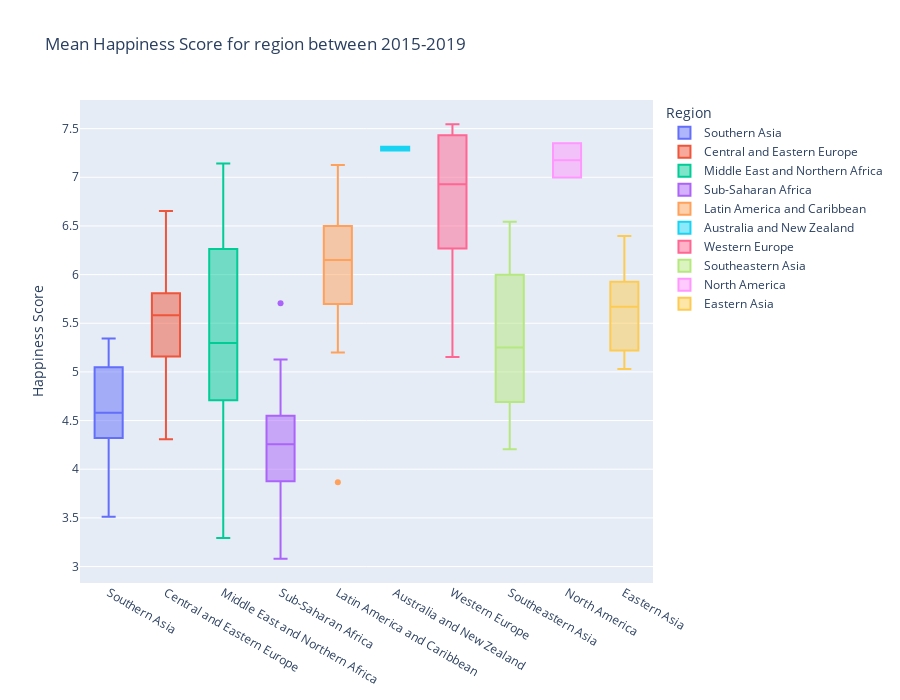

Notebook cell for this chart:
### Code cell
# Plotly plot version
fig = px.box(df_hs_region, x="Region", y="Happiness_Score",
                        width=900, height=700, # Figure size
                        title = "Mean Happiness Score for region between 2015-2019",
                        color = "Region",
                        labels= {
                            "Happiness_Score" : "Happiness Score"
                        })

# Remove the x axis name
fig.update_layout(xaxis_title=None)

fig.show()

### Figure 1 — Plotly figure (JSON) as saved in the notebook; plotly's stock layout.template omitted (floating-point values rounded to 4 significant figures)
{"data": [{"alignmentgroup": "True", "hovertemplate": "Region=%{x}<br>Happiness Score=%{y}<extra></extra>", "legendgroup": "Southern Asia", "marker": {"color": "#636efa"}, "name": "Southern Asia", "notched": false, "offsetgroup": "Southern Asia", "orientation": "v", "showlegend": true, "type": "box", "x": ["Southern Asia", "Southern Asia", "Southern Asia", "Southern Asia", "Southern Asia", "Southern Asia", "Southern Asia"], "x0": " ", "xaxis": "x", "y": [3.513, 4.58, 5.125, 4.298, 4.812, 5.344, 4.393], "y0": " ", "yaxis": "y"}, {"alignmentgroup": "True", "hovertemplate": "Region=%{x}<br>Happiness Score=%{y}<extra></extra>", "legendgroup": "Central and Eastern Europe", "marker": {"color": "#EF553B"}, "name": "Central and Eastern Europe", "notched": false, "offsetgroup": "Central and Eastern Europe", "orientation": "v", "showlegend": true, "type": "box", "x": ["Central and Eastern Europe", "Central and Eastern Europe", "Central and Eastern Europe", "Central and Eastern Europe", "Central and Eastern Europe", "Central and Eastern Europe", "Central and Eastern Europe", "Central and Eastern Europe", "Central and Eastern Europe", "Central and Eastern Europe", "Central and Eastern Europe", "Central and Eastern Europe", "Central and Eastern Europe", "Central and Eastern Europe", "Central and Eastern Europe", "Central and Eastern Europe", "Central and Eastern Europe", "Central and Eastern Europe", "Central and Eastern Europe", "Central and Eastern Europe", "Central and Eastern Europe", "Central and Eastern Europe", "Central and Eastern Europe", "Central and Eastern Europe", "Central and Eastern Europe", "Central and Eastern Europe", "Central and Eastern Europe", "Central and Eastern Europe", "Central and Eastern Europe"], "x0": " ", "xaxis": "x", "y": [4.713, 4.393, 5.229, 5.598, 5.162, 4.619, 5.459, 6.655, 5.638, 4.339, 5.329, 5.838, 5.606, 5.173, 5.676, 5.93, 5.152, 5.759, 5.292, 5.981, 5.698, 5.799, 5.339, 6.108, 5.888, 5.098, 5.582, 4.307, 6.046], "y0": " ", "yaxis": "y"}, {"alignmentgroup": "True", "hovertemplate": "Region=%{x}<br>Happiness Score=%{y}<extra></extra>", "legendgroup": "Middle East and Northern Africa", "marker": {"color": "#00cc96"}, "name": "Middle East and Northern Africa", "notched": false, "offsetgroup": "Middle East and Northern Africa", "orientation": "v", "showlegend": true, "type": "box", "x": ["Middle East and Northern Africa", "Middle East and Northern Africa", "Middle East and Northern Africa", "Middle East and Northern Africa", "Middle East and Northern Africa", "Middle East and Northern Africa", "Middle East and Northern Africa", "Middle East and Northern Africa", "Middle East and Northern Africa", "Middle East and Northern Africa", "Middle East and Northern Africa", "Middle East and Northern Africa", "Middle East and Northern Africa", "Middle East and Northern Africa", "Middle East and Northern Africa", "Middle East and Northern Africa", "Middle East and Northern Africa", "Middle East and Northern Africa", "Middle East and Northern Africa", "Middle East and Northern Africa"], "x0": " ", "xaxis": "x", "y": [5.668, 6.114, 4.375, 4.689, 4.528, 7.142, 5.18, 6.149, 5.15, 5.597, 5.172, 6.853, 4.737, 6.422, 6.376, 3.292, 4.728, 5.415, 6.744, 3.626], "y0": " ", "yaxis": "y"}, {"alignmentgroup": "True", "hovertemplate": "Region=%{x}<br>Happiness Score=%{y}<extra></extra>", "legendgroup": "Sub-Saharan Africa", "marker": {"color": "#ab63fa"}, "name": "Sub-Saharan Africa", "notched": false, "offsetgroup": "Sub-Saharan Africa", "orientation": "v", "showlegend": true, "type": "box", "x": ["Sub-Saharan Africa", "Sub-Saharan Africa", "Sub-Saharan Africa", "Sub-Saharan Africa", "Sub-Saharan Africa", "Sub-Saharan Africa", "Sub-Saharan Africa", "Sub-Saharan Africa", "Sub-Saharan Africa", "Sub-Saharan Africa", "Sub-Saharan Africa", "Sub-Saharan Africa", "Sub-Saharan Africa", "Sub-Saharan Africa", "Sub-Saharan Africa", "Sub-Saharan Africa", "Sub-Saharan Africa", "Sub-Saharan Africa", "Sub-Saharan Africa", "Sub-Saharan Africa", "Sub-Saharan Africa", "Sub-Saharan Africa", "Sub-Saharan Africa", "Sub-Saharan Africa", "Sub-Saharan Africa", "Sub-Saharan Africa", "Sub-Saharan Africa", "Sub-Saharan Africa", "Sub-Saharan Africa", "Sub-Saharan Africa", "Sub-Saharan Africa", "Sub-Saharan Africa", "Sub-Saharan Africa", "Sub-Saharan Africa", "Sub-Saharan Africa", "Sub-Saharan Africa", "Sub-Saharan Africa", "Sub-Saharan Africa", "Sub-Saharan Africa", "Sub-Saharan Africa", "Sub-Saharan Africa", "Sub-Saharan Africa", "Sub-Saharan Africa", "Sub-Saharan Africa"], "x0": " ", "xaxis": "x", "y": [3.872, 3.901, 3.83, 4.074, 3.079, 4.696, 3.134, 4.003, 3.962, 4.377, 4.346, 4.369, 4.423, 4.408, 4.536, 3.854, 4.273, 4.449, 4.079, 3.839, 3.745, 3.883, 4.219, 4.355, 5.707, 4.601, 4.557, 4.105, 5.127, 3.439, 4.394, 4.559, 5.06, 5.057, 5.057, 4.675, 3.383, 4.242, 4.54, 3.466, 3.544, 4.02, 4.584, 4.007], "y0": " ", "yaxis": "y"}, {"alignmentgroup": "True", "hovertemplate": "Region=%{x}<br>Happiness Score=%{y}<extra></extra>", "legendgroup": "Latin America and Caribbean", "marker": {"color": "#FFA15A"}, "name": "Latin America and Caribbean", "notched": false, "offsetgroup": "Latin America and Caribbean", "orientation": "v", "showlegend": true, "type": "box", "x": ["Latin America and Caribbean", "Latin America and Caribbean", "Latin America and Caribbean", "Latin America and Caribbean", "Latin America and Caribbean", "Latin America and Caribbean", "Latin America and Caribbean", "Latin America and Caribbean", "Latin America and Caribbean", "Latin America and Caribbean", "Latin America and Caribbean", "Latin America and Caribbean", "Latin America and Caribbean", "Latin America and Caribbean", "Latin America and Caribbean", "Latin America and Caribbean", "Latin America and Caribbean", "Latin America and Caribbean", "Latin America and Caribbean", "Latin America and Caribbean", "Latin America and Caribbean", "Latin America and Caribbean", "Latin America and Caribbean", "Latin America and Caribbean"], "x0": " ", "xaxis": "x", "y": [6.459, 5.956, 5.813, 6.658, 6.589, 6.34, 7.126, 5.199, 5.992, 6.124, 6.344, 3.866, 5.241, 5.662, 6.725, 6.027, 6.538, 5.667, 5.728, 7.039, 6.269, 6.178, 6.431, 5.531], "y0": " ", "yaxis": "y"}, {"alignmentgroup": "True", "hovertemplate": "Region=%{x}<br>Happiness Score=%{y}<extra></extra>", "legendgroup": "Australia and New Zealand", "marker": {"color": "#19d3f3"}, "name": "Australia and New Zealand", "notched": false, "offsetgroup": "Australia and New Zealand", "orientation": "v", "showlegend": true, "type": "box", "x": ["Australia and New Zealand", "Australia and New Zealand"], "x0": " ", "xaxis": "x", "y": [7.276, 7.313], "y0": " ", "yaxis": "y"}, {"alignmentgroup": "True", "hovertemplate": "Region=%{x}<br>Happiness Score=%{y}<extra></extra>", "legendgroup": "Western Europe", "marker": {"color": "#FF6692"}, "name": "Western Europe", "notched": false, "offsetgroup": "Western Europe", "orientation": "v", "showlegend": true, "type": "box", "x": ["Western Europe", "Western Europe", "Western Europe", "Western Europe", "Western Europe", "Western Europe", "Western Europe", "Western Europe", "Western Europe", "Western Europe", "Western Europe", "Western Europe", "Western Europe", "Western Europe", "Western Europe", "Western Europe", "Western Europe", "Western Europe", "Western Europe", "Western Europe", "Western Europe"], "x0": " ", "xaxis": "x", "y": [7.142, 6.921, 5.733, 7.546, 7.538, 6.515, 6.929, 5.152, 7.511, 6.964, 6.022, 6.936, 6.534, 7.405, 5.766, 7.541, 5.305, 6.351, 7.319, 7.511, 6.91], "y0": " ", "yaxis": "y"}, {"alignmentgroup": "True", "hovertemplate": "Region=%{x}<br>Happiness Score=%{y}<extra></extra>", "legendgroup": "Southeastern Asia", "marker": {"color": "#B6E880"}, "name": "Southeastern Asia", "notched": false, "offsetgroup": "Southeastern Asia", "orientation": "v", "showlegend": true, "type": "box", "x": ["Southeastern Asia", "Southeastern Asia", "Southeastern Asia", "Southeastern Asia", "Southeastern Asia", "Southeastern Asia", "Southeastern Asia", "Southeastern Asia", "Southeastern Asia"], "x0": " ", "xaxis": "x", "y": [4.205, 5.252, 4.793, 5.904, 4.383, 5.387, 6.543, 6.287, 5.155], "y0": " ", "yaxis": "y"}, {"alignmentgroup": "True", "hovertemplate": "Region=%{x}<br>Happiness Score=%{y}<extra></extra>", "legendgroup": "North America", "marker": {"color": "#FF97FF"}, "name": "North America", "notched": false, "offsetgroup": "North America", "orientation": "v", "showlegend": true, "type": "box", "x": ["North America", "North America"], "x0": " ", "xaxis": "x", "y": [7.351, 6.999], "y0": " ", "yaxis": "y"}, {"alignmentgroup": "True", "hovertemplate": "Region=%{x}<br>Happiness Score=%{y}<extra></extra>", "legendgroup": "Eastern Asia", "marker": {"color": "#FECB52"}, "name": "Eastern Asia", "notched": false, "offsetgroup": "Eastern Asia", "orientation": "v", "showlegend": true, "type": "box", "x": ["Eastern Asia", "Eastern Asia", "Eastern Asia", "Eastern Asia", "Eastern Asia", "Eastern Asia"], "x0": " ", "xaxis": "x", "y": [5.219, 5.453, 5.926, 5.029, 5.885, 6.397], "y0": " ", "yaxis": "y"}], "layout": {"boxmode": "overlay", "height": 700, "legend": {"title": {"text": "Region"}, "tracegroupgap": 0}, "title": {"text": "Mean Happiness Score for region between 2015-2019"}, "width": 900, "xaxis": {"anchor": "y", "categoryarray": ["Southern Asia", "Central and Eastern Europe", "Middle East and Northern Africa", "Sub-Saharan Africa", "Latin America and Caribbean", "Australia and New Zealand", "Western Europe", "Southeastern Asia", "North America", "Eastern Asia"], "categoryorder": "array", "domain": [0, 1], "title": {}}, "yaxis": {"anchor": "x", "domain": [0, 1], "title": {"text": "Happiness Score"}}}}
